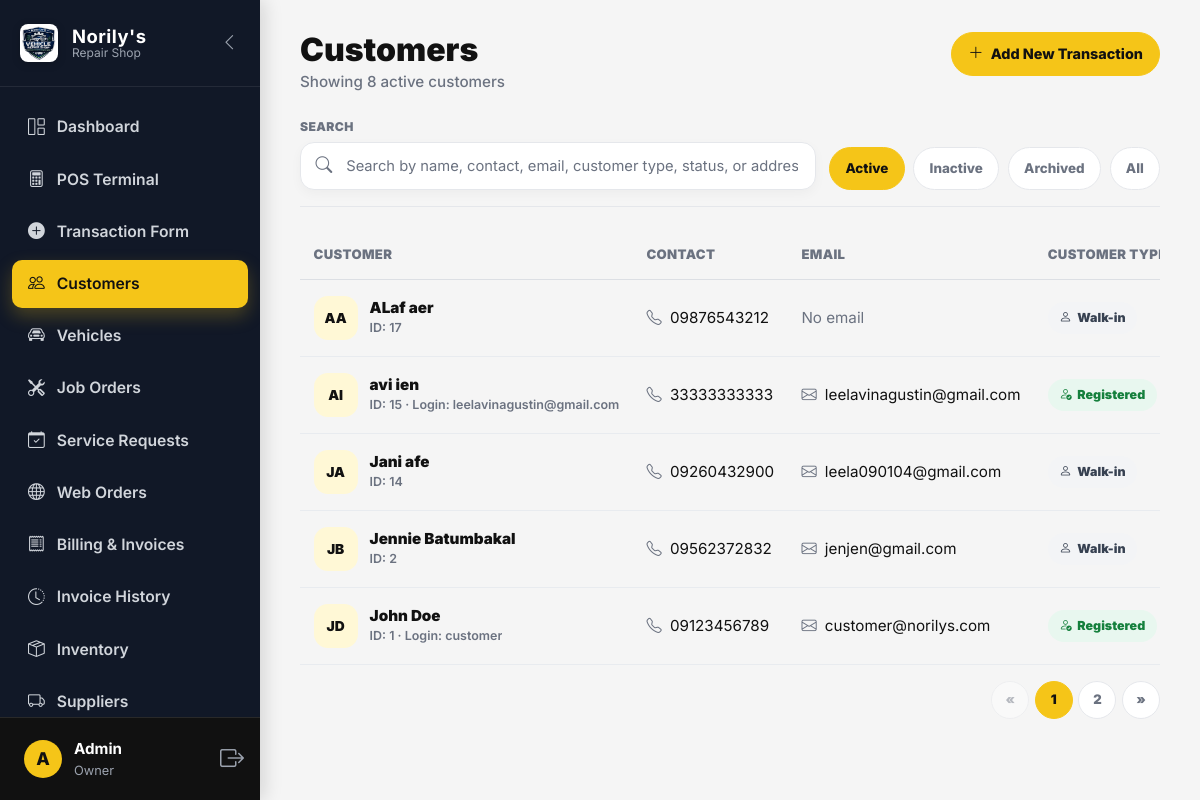
/views/customers.php (signed in), run on the app's committed database.
### tables this page shows
CREATE TABLE `customer` (
  `customer_id` int(11) NOT NULL,
  `first_name` varchar(20) NOT NULL,
  `middle_name` varchar(20) DEFAULT NULL,
  `last_name` varchar(20) NOT NULL,
  `email` varchar(255) DEFAULT NULL,
  `contact_number` varchar(20) NOT NULL,
  `address` text DEFAULT NULL,
  `credit_balance` decimal(10,2) NOT NULL DEFAULT 0.00,
  `credit_due_date` date DEFAULT NULL,
  `created_at` datetime NOT NULL DEFAULT current_timestamp(),
  `user_id` int(11) DEFAULT NULL,
  `status` enum('Active','Inactive','Archived') NOT NULL DEFAULT 'Active',
  `deactivated_at` datetime DEFAULT NULL,
  `archived_at` datetime DEFAULT NULL
);

CREATE TABLE `user` (
  `user_id` int(11) NOT NULL,
  `first_name` varchar(50) DEFAULT NULL,
  `middle_name` varchar(20) DEFAULT NULL,
  `last_name` varchar(50) DEFAULT NULL,
  `username` varchar(255) NOT NULL,
  `password_hash` varchar(255) NOT NULL,
  `role` enum('Owner','Cashier','Head Mechanic','Customer') NOT NULL,
  `is_active` tinyint(1) NOT NULL DEFAULT 1,
  `is_verified` tinyint(1) NOT NULL DEFAULT 0,
  `verification_token` varchar(255) DEFAULT NULL,
  `created_at` datetime NOT NULL DEFAULT current_timestamp(),
  `email` varchar(255) DEFAULT NULL
);

### views/customers.php (the view, shortened to what this page needs)
<?php
$db = (new Database())->getConnection();
function getCustomerInitials($firstName, $lastName) {
    $first = !empty($firstName) ? strtoupper(substr($firstName, 0, 1)) : '';
    $last = !empty($lastName) ? strtoupper(substr($lastName, 0, 1)) : '';
    return $first . $last;
}
function getFullName($customer) {
    return trim(
        ($customer['first_name'] ?? '') . ' ' .
        (!empty($customer['middle_name']) ? $customer['middle_name'] . ' ' : '') .
        ($customer['last_name'] ?? '')
    );
}
$statusFilter = $_GET['status'] ?? 'Active';
if ($statusFilter === 'All') {
    $stmt = $db->prepare("
        SELECT c.*, u.username AS login_username
        FROM customer c
        LEFT JOIN user u ON c.user_id = u.user_id
        ORDER BY
            FIELD(c.status, 'Active', 'Inactive', 'Archived'),
            c.first_name ASC
    ");
    $stmt->execute();
} else {
    $stmt = $db->prepare("
        SELECT c.*, u.username AS login_username
        FROM customer c
        LEFT JOIN user u ON c.user_id = u.user_id
        WHERE c.status = ?
        ORDER BY c.first_name ASC
    ");
    $stmt->execute([$statusFilter]);
}
$customers = $stmt->fetchAll(PDO::FETCH_ASSOC);
$displayCount = count($customers);
?>
<!DOCTYPE html>
<html lang="en">
<head>
<link href="https://cdn.jsdelivr.net/npm/bootstrap@5.3.0/dist/css/bootstrap.min.css" rel="stylesheet">
<link rel="stylesheet" href="https://cdn.jsdelivr.net/npm/bootstrap-icons@1.11.1/font/bootstrap-icons.css">
<link rel="stylesheet" href="../assets/css/style.css">
</head>
<body>
<div class="app-wrapper">
    <?php include '../includes/sidebar.php'; ?>
    <main class="main-content">
        <div class="customers-page">
            <div class="customers-header">
                <div>
                    <h2>Customers</h2>
                    <p class="customers-count-text">
                        Showing <?php echo $displayCount; ?>
                        <?php echo strtolower($statusFilter); ?>
                        customer<?php echo $displayCount !== 1 ? 's' : ''; ?>
                    </p>
                </div>
                <button type="button" class="customer-add-btn" onclick="window.location.href='create_transaction.php'">
                    <i class="bi bi-plus-lg"></i>
                    Add New Transaction
                </button>
            </div>
            <div class="customer-filter-area">
                <div>
                    <label class="customer-filter-label">Search</label>
                    <div class="customer-search-bar">
                        <i class="bi bi-search"></i>
                        <input
                            type="text"
                            id="customerSearchInput"
                            placeholder="Search by name, contact, email, customer type, status, or address..."
                        >
                    </div>
                </div>
                <div class="customer-status-tabs">
                    <a href="customers.php?status=Active" class="customer-status-tab <?php echo $statusFilter === 'Active' ? 'active' : ''; ?>">
                        Active
                    </a>
                    <a href="customers.php?status=Inactive" class="customer-status-tab <?php echo $statusFilter === 'Inactive' ? 'active' : ''; ?>">
                        Inactive
                    </a>
                    <a href="customers.php?status=Archived" class="customer-status-tab <?php echo $statusFilter === 'Archived' ? 'active' : ''; ?>">
                        Archived
                    </a>
                    <a href="customers.php?status=All" class="customer-status-tab <?php echo $statusFilter === 'All' ? 'active' : ''; ?>">
                        All
                    </a>
                </div>
            </div>
            <div class="customer-table-wrap">
                <table class="table customer-table" id="customersTable">
                    <thead>
                        <tr>
                            <th>Customer</th>
                            <th>Contact</th>
                            <th>Email</th>
                            <th>Customer Type</th>
                        </tr>
                    </thead>
                    <tbody>
                        <?php if (empty($customers)): ?>
                            <tr>
                                <td colspan="7">
                                    <div class="customer-empty">
                                        <i class="bi bi-people"></i>
                                        <div class="fw-bold mb-1">No customer records found</div>
                                        <div>Add a walk-in customer or adjust your filter.</div>
                                    </div>
                                </td>
                            </tr>
                        <?php else: ?>
                            <?php foreach ($customers as $customer): ?>
                                <?php
                                    $customerName = getFullName($customer);
                                    $customerType = empty($customer['user_id']) ? 'Walk-in' : 'Registered';
                                    $customerTypeClass = empty($customer['user_id']) ? 'type-walkin' : 'type-registered';
                                    $searchBlob = strtolower(
                                        $customerName . ' ' .
                                        ($customer['contact_number'] ?? '') . ' ' .
                                        ($customer['email'] ?? '') . ' ' .
                                        $customerType . ' ' .
                                        ($customer['status'] ?? '') . ' ' .
                                        ($customer['address'] ?? '')
                                    );
                                ?>
                                <tr class="customer-row" data-search="<?php echo htmlspecialchars($searchBlob); ?>">
                                    <td>
                                        <div class="customer-profile-cell">
                                            <div class="customer-avatar">
                                                <?php echo htmlspecialchars(getCustomerInitials($customer['first_name'], $customer['last_name'])); ?>
                                            </div>
                                            <div>
                                                <div class="customer-name">
                                                    <?php echo htmlspecialchars($customerName); ?>
                                                </div>
                                                <div class="customer-subtext">
                                                    ID: <?php echo intval($customer['customer_id']); ?>
                                                    <?php if (!empty($customer['login_username'])): ?>
                                                        · Login: <?php echo htmlspecialchars($customer['login_username']); ?>
                                                    <?php endif; ?>
                                                </div>
                                            </div>
                                        </div>
                                    </td>
                                    <td>
                                        <i class="bi bi-telephone me-1 text-muted"></i>
                                        <?php echo htmlspecialchars($customer['contact_number'] ?? 'N/A'); ?>
                                    </td>
                                    <td>
                                        <?php if (!empty($customer['email'])): ?>
                                            <i class="bi bi-envelope me-1 text-muted"></i>
                                            <?php echo htmlspecialchars($customer['email']); ?>
                                        <?php else: ?>
                                            <span class="text-muted">No email</span>
                                        <?php endif; ?>
                                    </td>
                                    <td>
                                        <span class="customer-type-badge <?php echo $customerTypeClass; ?>">
                                            <i class="bi <?php echo $customerType === 'Registered' ? 'bi-person-check' : 'bi-person'; ?>"></i>
                                            <?php echo $customerType; ?>
                                        </span>
                                    </td>
                                </tr>
                            <?php endforeach; ?>
                        <?php endif; ?>
                    </tbody>
                </table>
            </div>
            <div class="customer-pagination-wrap" id="customerPagination"></div>
        </div>
    </main>
</div>
</body>
</html>

### assets/css/style.css (style rules this page uses)
:root { --primary-yellow: #f5c518; --yellow-dark: #d9a900; --black: #111111; --dark-gray: #1f2937; --muted-gray: #6b7280; --light-gray: #f5f5f5; --border-light: #e5e7eb; --white: #ffffff; --success-bg: #d1fae5; --success-text: #047857; --warning-bg: #fef3c7; --warning-text: #92400e; --danger-bg: #fee2e2; --danger-text: #b91c1c; --dashboard-sidebar-bg: #111111; --dashboard-sidebar-hover: #1f1f1f; --dashboard-primary: #f5c518; --dashboard-primary-hover: #d9a900; --dashboard-primary-soft: #fff8d6; --dashboard-success: #047857; --dashboard-danger: #d72e2e; --dashboard-warning: #d97706; --dashboard-bg: #f5f5f5; --dashboard-card-bg: #ffffff; --dashboard-text-main: #111111; --dashboard-text-muted: #6b7280; --dashboard-cloud: #d1d5db; --dashboard-ocean: #f5c518; }
html { scroll-behavior: smooth; }
body { font-family: Arial, sans-serif; color: var(--black); background: var(--white); }
.table th { white-space: nowrap; }
.app-wrapper { display: flex; min-height: 100vh; background-color: var(--dashboard-bg); color: var(--dashboard-text-main); font-family: 'Inter', system-ui, -apple-system, sans-serif; font-size: 16px; overflow-x: hidden; }
.app-wrapper .text-muted { color: var(--dashboard-text-muted) !important; }
.main-content { flex-grow: 1; margin-left: 260px; padding: 2rem 2.5rem; background-color: var(--dashboard-bg); min-height: 100vh; }
.main-content h1, .main-content h2, .main-content h3, .main-content h4, .main-content h5, .main-content h6 { color: var(--dashboard-text-main); }

### data on the page
customer: first_name+last_name "AA", customerName "ALaf aer", customer_id "17", contact_number "09876543212", shows "No email", user "Walk-in"
customer: first_name+last_name "AI", customerName "avi ien", customer_id "15", user.username "leelavinagustin@gmail.com", contact_number "33333333333", email "leelavinagustin@gmail.com", user "Registered"
customer: first_name+last_name "JA", customerName "Jani afe", customer_id "14", contact_number "09260432900", email "leela090104@gmail.com", user "Walk-in"
customer: first_name+last_name "JB", customerName "Jennie Batumbakal", customer_id "2", contact_number "09562372832", email "jenjen@gmail.com", user "Walk-in"
customer: first_name+last_name "JD", customerName "John Doe", customer_id "1", user.username "customer", contact_number "09123456789", email "customer@norilys.com", user "Registered"

### other printed values
$userInitial "A"
$_SESSION['first_name'] "Admin"
$userRole "Owner"
$displayCount "8"
$statusFilter "active"
